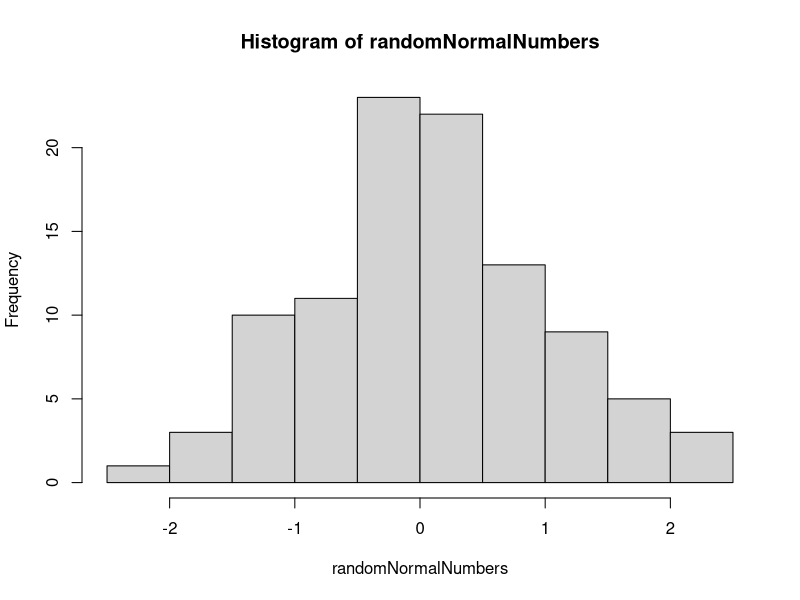
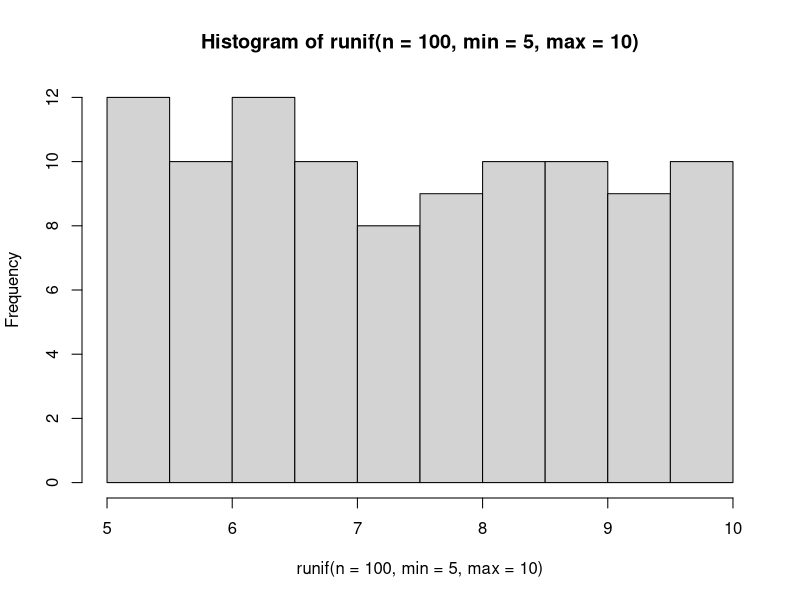
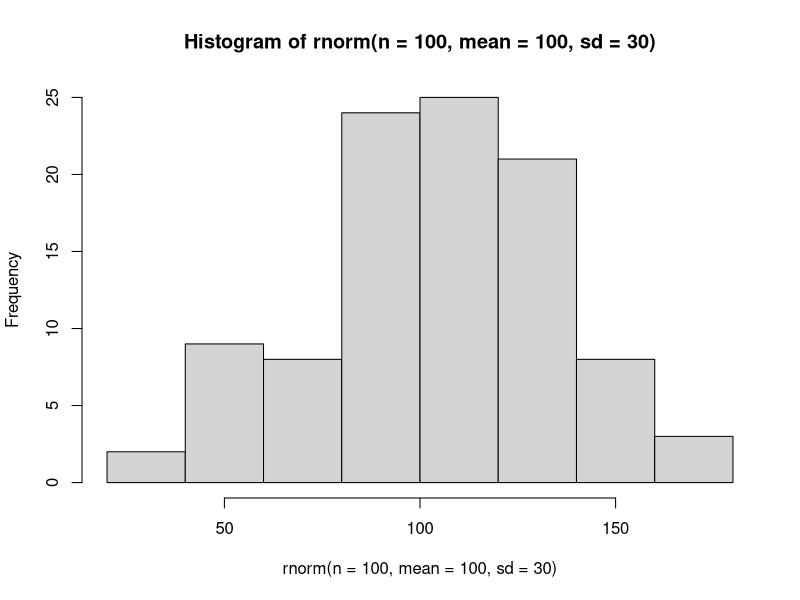

Write the R code that produced these figures, in order. (Note: this script raises an error after producing the figures.)
##### Vectors, Matrices, Data Frames, and Lists
##### 17 January 2023
##### SS

## Vectors Continued
## Properties

##Coercion

### All atomic vectors are the same data type
## If you use c() to assemble different types, R coerces them
## Logical -> integer -> double -> character

a <- c(2, 2.2) 
typeof(a)
#coerces to double


b <- c("purple", "green")
typeof(b)
#coerces to character

d <- c(a,b)
typeof(d)
#coerces to character

### comparison operators yield a logical result
a <- runif(10)
print(a)

a > 0.5 ## conditional statement

### How many elements in the vector are > 0.5
sum(a > 0.5)
mean(a > 0.5) #what proportion of the vector are greater than 0.5

#### Vectorization
### Add a constant to a vector 

z <- c(10, 20, 30)
z + 1 # adds 1 to each element in the vector

#what happens when vectors are added together
y<- c(1,2,3)
z + y #Matches by element, results in an 'element by element' operation on the vector

z^2
## Recycling
# What if vector lengths are not equal?

z
x <- c(1,2)

z + x # Goes back through the shorter vector, shorter vector is always recycled 
      # Warning is issued but calculation is still made

#### Simulating data: runif nd rnorm()

runif(n=5, min=5, max=10) #n = sample size, min = minimum value, max = maximum value

set.seed(123) # Important for making random numbers reproducible
# Seeds must be set for each  individual runif command
# set.seed can any number, sets random number generator (is reproducible)

## rnorm: random normal values, with a mean of 0 and a std of 1
randomNormalNumbers <- rnorm(100)
mean(randomNormalNumbers) #hist function shows distribution
hist(randomNormalNumbers)

hist(runif(n=100, min=5, max=10))
rnorm(n=100, mean=100, sd=30)
hist(rnorm(n=100, mean=100, sd=30))

####Matrix data structure
### 2 dimensional (rows and columns)
### homogeneous data type

# Matrix is an atomic vector organized into rows and columns
my_vec <- 1:12
m <- matrix(data = my_vec, nrow=4) # sets number of rows
print(m)

m <- matrix(data = my_vec, ncol=3) # Sets number of columns
m <- matrix(data = my_vec, ncol=3, byrow=T) #Fills in by the row

#### Lists
## are atomic vectors BUT each element can hold different data types (and different values)

myList <- list(1:10, matrix(1:8, nrow=4, byrow=TRUE), letters[1:3], pi)
class(myList)
str(myList)

#### subsetting lists
## using [] gives you a single item BUT not the elements

myList[4]
myList[4] - 3 #single brackets gives you only elements in slot which is always type of list

#to grab object itself, use [[]] double brackets
myList[[4]] ##now we access contents
myList[[4]] -3

myList[[2]] #can access the matrix
myList[[2]][4,1] #called the second element of the list, accessed the fourth row, 1st column
## 2 dim subsetting -> first number is row index, second is column [4,1] gives you 4th row, 1st column

myList[c(1,2)] #to obtain multiple **

c(myList[[1]], myList[[2]])#to obtain multiple elements within lists

### Name list items when they are created
myList2 <- list(Tester = FALSE, littleM = matrix(1:9, nrow=3))

myList2$Tester #calls the named element
  ### Dollar sign accesses named element

myList2$littleM[2,3] #extracts second row, third column of littleM

myList2$littleM[2,] #leave blank if you want all elements in the second row

myList2$littleM[5] #gives 5th element

### unlist to string everything to vector
unRolled <- unlist(myList2)
unRolled #each element is named

data(iris)
head(iris) #lets you see the first 6 rows
plot(Sepal.Length ~ Petal.Length, data = iris) #How Sepal.Length (y axis) relates to Petal.Length (x axis) from the iris data set

model <- lm(Sepal.Length ~ Petal.Length, data = iris) #lm = linear model
model
results <- summary(model) #A summary of teh results of the linear model
results

str(results) #str = structure
results$coefficients

results$coefficients[2,4]
results$coefficients["Petal.Length", "Pr(>|t|)"]

unlistedCoefficients <- unlist(results$coefficients)
unlistedCoefficients[8]
length(unlistedCoefficients)

#different way: use unlist()
unlist(results)$coefficients8


### Data Frames
## (list of) equal - lengthed vectors, each of which is a column

varA <- 1:12
varB <- rep(c("Con", "LowN", "HighN"), each=4)
varC <- runif(12)

dFrame <- data.frame(varA, varB, varC, stringsAsFactors =FALSE)
print(dFrame)
str(dFrame)

# add another row
newData <- list(varA=13, varB= "HighN", varC = 0.668)

#use rbind()
dFrame <- rbind(dFrame, newData) #original data frame, what is being added

newData2 <- c(14, "HighN", 0.668) #data types are now all going to be chr
dFrame <- rbind(dFrame, newData2)
str(dFrame)

### add a column
newVar <- runif(14)
## use cbind() function to add column
dFrame <- cbind(dFrame, newVar) #adds new column called newVar
dFrame


### Data Frames vs Matrices
zMat <- matrix(data=1:30, ncol=3, byrow=TRUE)
zDframe <- as.data.frame(zMat) #as functions coerces data into something else **?
str(zDframe) #
str(zMat) #list of integers

zMat[3,3]
zDframe[3,3] #laid our the 

zMat[,3]
zDframe[,3]
zDframe$V3

zMat[3,]
zDframe[3,]

zMat[3]  #third element (counts down on columns)
zDframe[3] #third column

##### Eliminating NAs
## complete.cases() function
zD <- c(NA, rnorm(10), NA, rnorm(3))
complete.cases(zD) #gives logical output

#clean out NAs
zD[complete.cases(zD)] #returns vector without NAs
which(!complete.cases(zD)) #gives element number of NA
which(is.na(zD))#outputs same as above

#use with matrix
m <- matrix(1:20, nrow=5)
m[1,1] <- NA #assigns element to a specific point in the matrix
m[5,4] <- NA
complete.cases(m)#gives t/f as to whether whole row is complete
m[complete.cases(m),] #gives the rows that do not have NAs

## get complete cases for only certain rows
m[complete.cases(m[,c(1:2)]),] #only look at the first 2 rows
